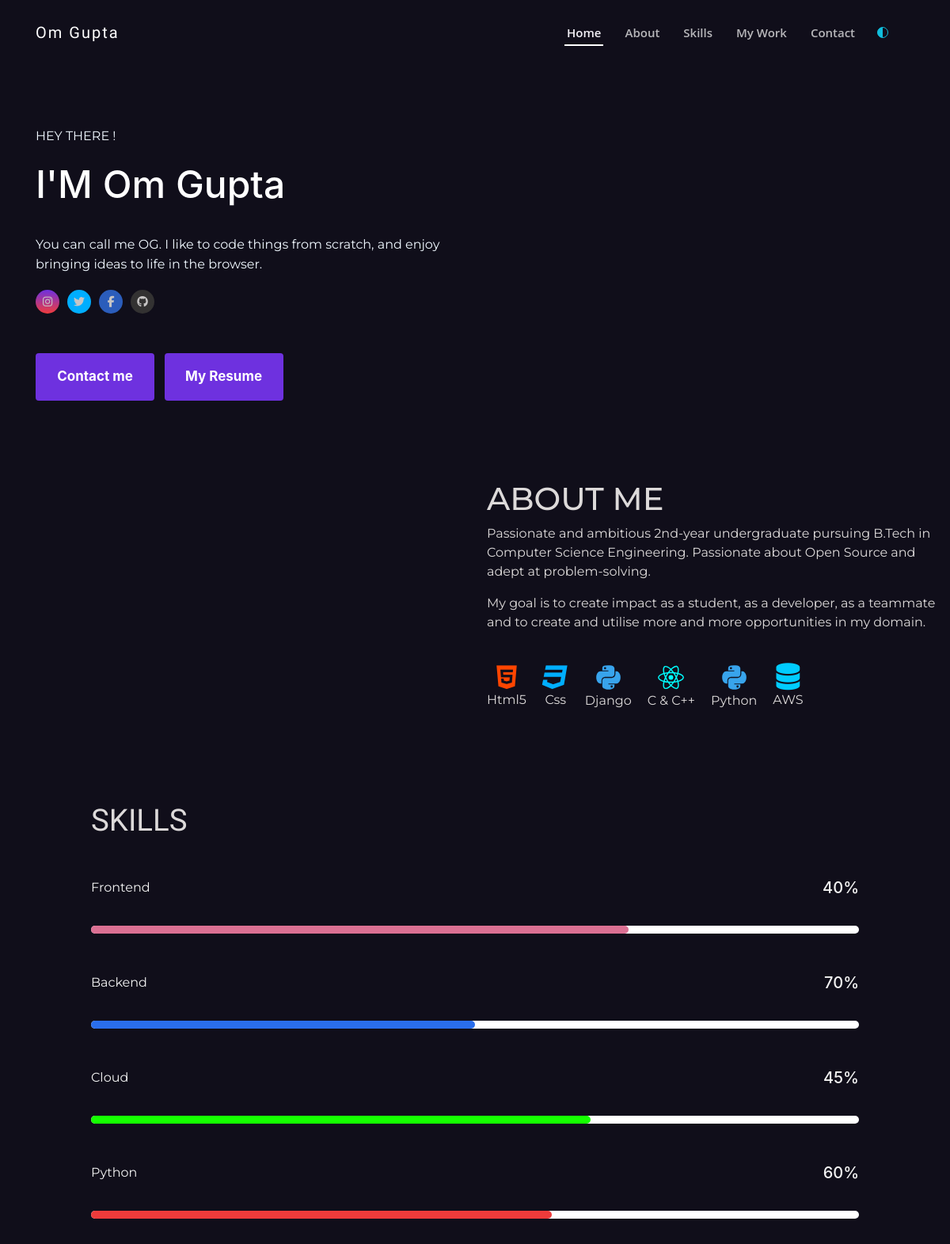
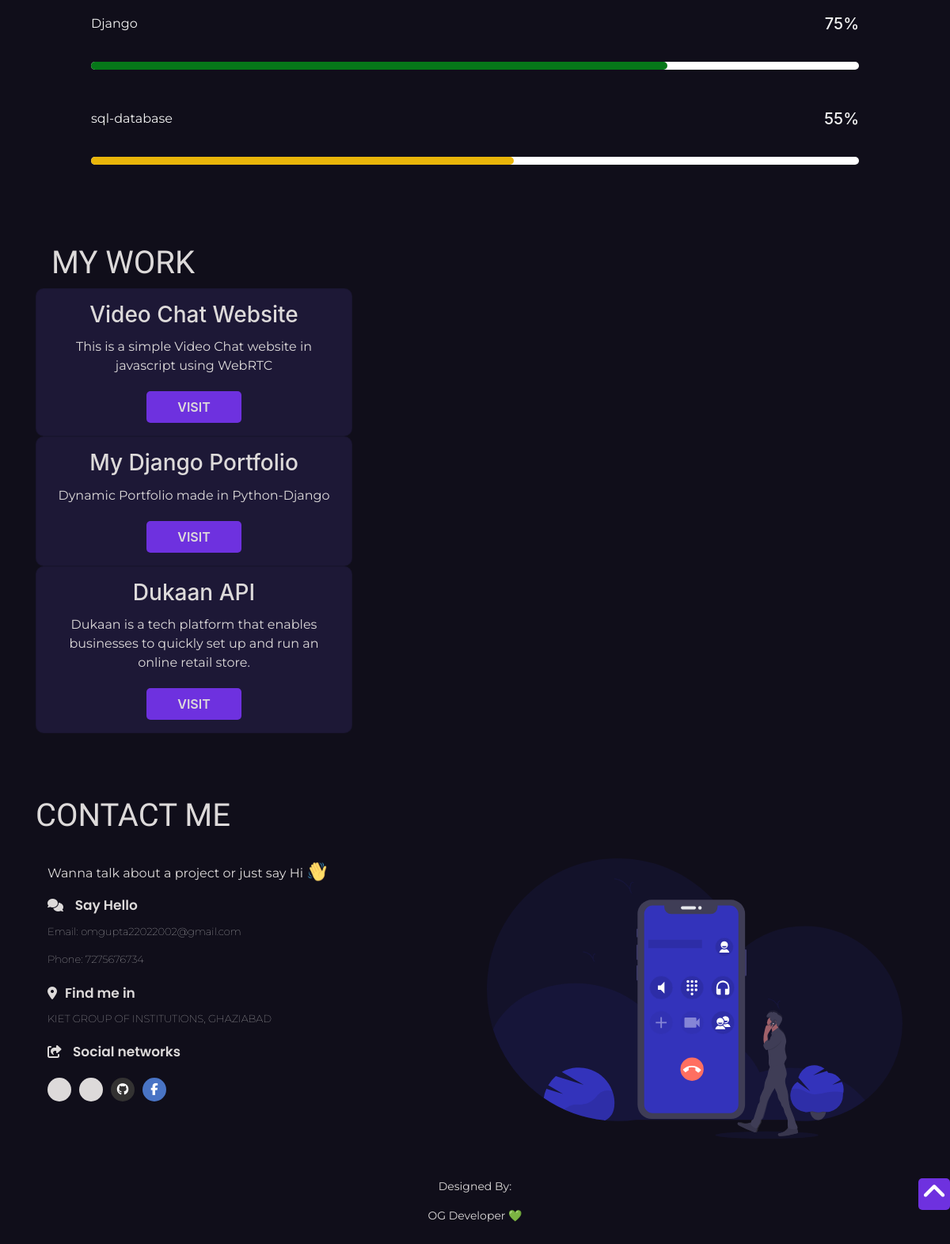
Before: / with the older database file (2 pictures, top to bottom).
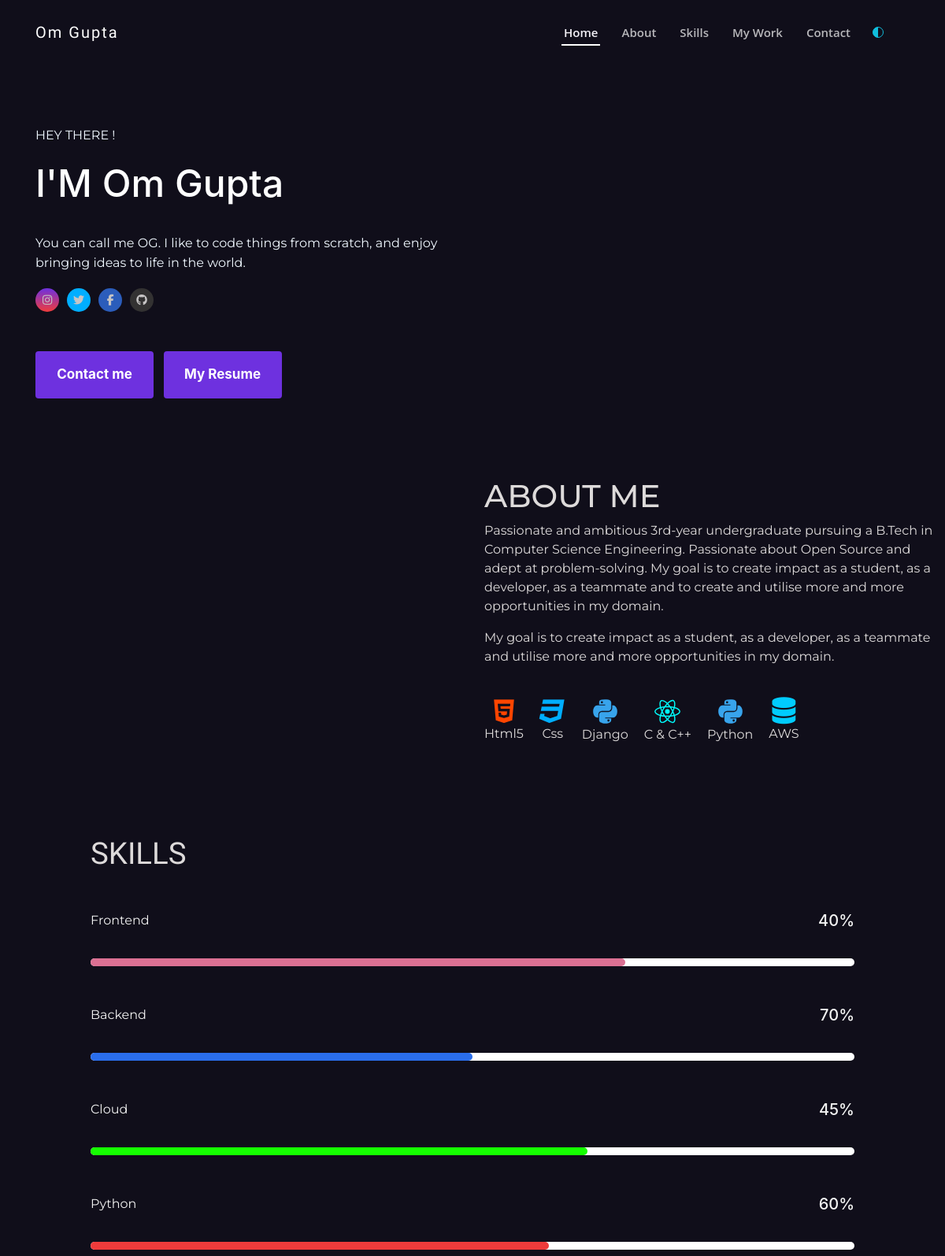
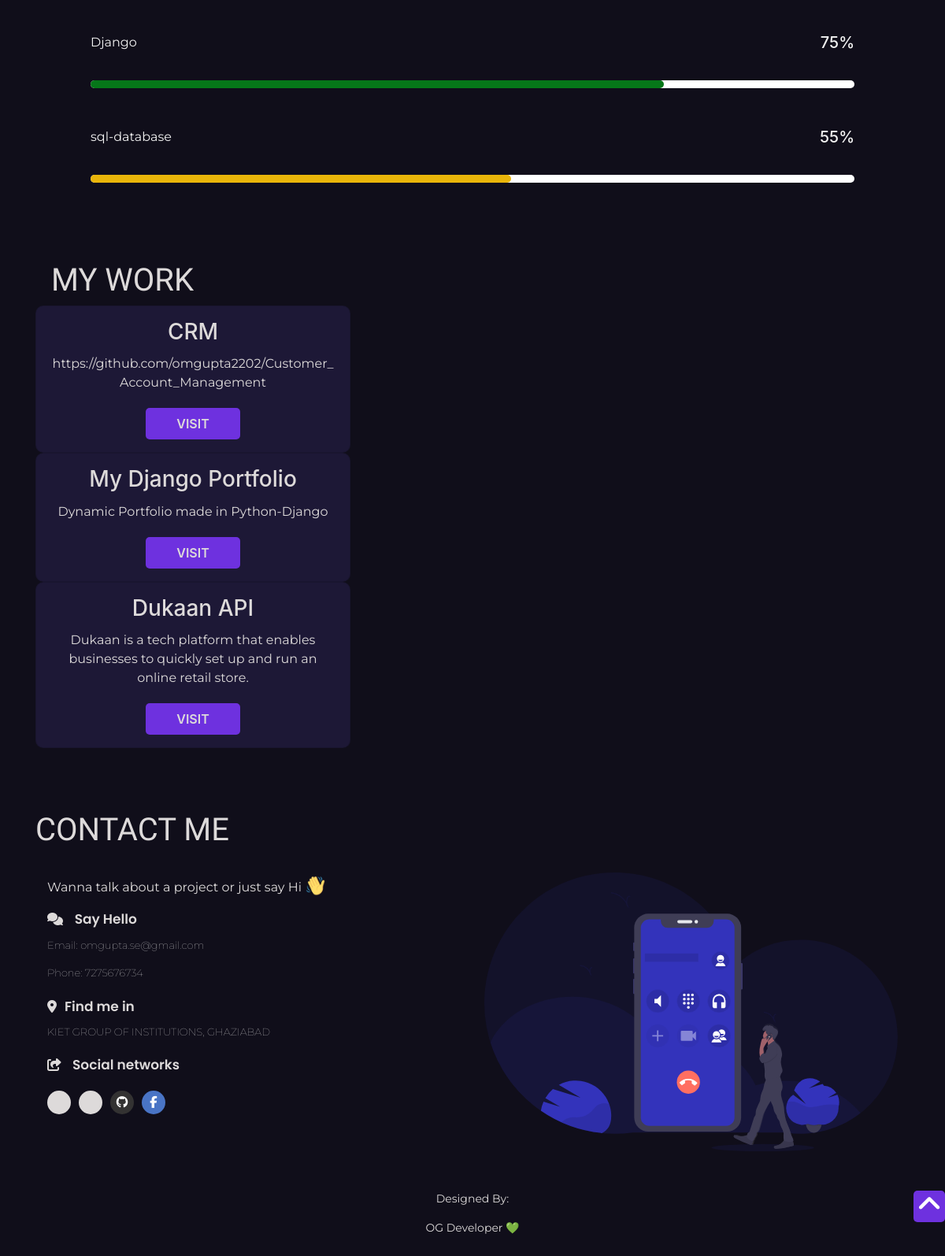
After: the same page with the newer database file (2 pictures, top to bottom).
### feeds/models.py (models this page shows, shortened)
class PersonalInformation(models.Model):
    name_complete = models.CharField(max_length=50, blank=True, null=True)
    avatar = models.URLField(blank=True, null=True)
    mini_about = models.TextField(blank=True, null=True)
    address = models.CharField(max_length=100, blank=True, null=True)
    phone = models.CharField(max_length=20, blank=True, null=True)
    email = models.EmailField(max_length=255, blank=True, null=True)
    cv = models.FileField(upload_to='cv', blank=True, null=True)
    github = models.URLField(blank=True, null=True)
    linkedin = models.URLField(blank=True, null=True)
    facebook = models.URLField(blank=True, null=True)
    twitter = models.URLField(blank=True, null=True)
    instagram = models.URLField(blank=True, null=True)
    mycv = models.URLField(blank=True, null=True)

class About(models.Model):
    title = models.CharField(max_length=20, blank=True, null=True)
    description1 = models.TextField(blank=False, null=True)
    description2 = models.TextField(blank=False, null=True)
    about_avatar = models.URLField(blank=True, null=True)

class Projects(models.Model):
    title = models.CharField(max_length=50, blank=True, null=True)
    skill = models.TextField(max_length=230, blank=True, null=True)
    link = models.URLField(blank=True, null=True)
    image = models.URLField(blank=True, null=True)

### feeds/views.py (the view)
# urls.py: path('',views.home_page,name="main_home" )
def home_page(request):
    myinfo = PersonalInformation.objects.all()
    myabout = About.objects.all()
    myskills = Projects.objects.all()
    skills = Skills.objects.all()
    context = {
        "info": myinfo,
        "about": myabout,
        "skills": myskills,
        "know": skills
    }
    return render(request, 'home_page.html', context)

### feeds/templates/home_page.html (shortened to what this page needs)
{% load static %}
<!DOCTYPE html>
<html lang="en">
<head>
    <link rel="stylesheet" href="https://unpkg.com/aos@next/dist/aos.css" />
    <link rel="stylesheet" href="https://code.ionicframework.com/ionicons/2.0.1/css/ionicons.min.css">
    <link rel="stylesheet" href="https://unicons.iconscout.com/release/v4.0.0/css/line.css">
    <link rel="stylesheet" href="https://allyoucan.cloud/cdn/icofont/1.0.1/icofont.css">
    <link href='https://cdn.jsdelivr.net/npm/boxicons@2.0.5/css/boxicons.min.css' rel='stylesheet'>
    <link rel="stylesheet" href="https://stackpath.bootstrapcdn.com/bootstrap/4.3.1/css/bootstrap.min.css">
    <link rel="stylesheet" href="{% static 'css/main.css' %}">
</head>
<body data-aos-easing="ease" data-aos-duration="1500" data-aos-delay="0">
    <header id="header" class="fixed-top ">
        <div class="container-fluid  navbur">
            <div class="navi">
                <div class="col-xl-9 d-flex align-items-center lefty">
                    <h1 class="logo mr-auto"><a href="#">Om Gupta</a></h1>
                    <nav class="nav-menu d-none d-lg-block float-right">
                        <ul>
                            <li class="active"><a href="#home">Home</a></li>
                            <li><a href="#about">About</a></li>
                            <li><a href="#skills">Skills</a></li>
                            <li><a href="#work">My Work</a></li>
                            <li><a href="#contact">Contact</a></li>
                            <div class="invert pl-4 " id="theme-button">
                                <ion-icon name='contrast-outline' style="color:rgb(17, 190, 221)"></ion-icon>
                            </div>
                        </ul>
                    </nav>
                </div>
            </div>
        </div>
    </header>
    <section class=" descript "  id="home">
        <div class="container ">
            <div class="small-container ">
                <div class="row">
                    <div class="col-md-6 initial-0 aos-init " data-aos="zoom-in" data-aos-delay="200">
                        <p id="hey">HEY THERE !</p>
                        {% for infor in info %}
                        <h1 id="name">I'M <span>{{infor.name_complete}}</span> </h1>
                        <p> {{infor.mini_about}}</p>
                        <div class="social">
                            <a href="{{infor.instagram}}"> <i class="fa fa-instagram"></i></a>
                            <a href="{{infor.twitter}}"> <i class="fa fa-twitter"></i></a>
                            <a href="{{infor.facebook}}"><i class="fa fa-facebook-f" style="background: #4974c5 "></i>
                           </a>
                            <a href="{{infor.github}}"><i class="fa fa-github"></i>
                            </a>
                        </div>
                        <div class="button">
                            <a href="mailto:{{infor.email}}"> <button class="main-button2">Contact me   </button></a>
                            <a class="main-button ml-2" href="{{infor.mycv}}" target="_blank" rel="noopener noreferrer"> <button id="btn2">My Resume </i>
                            </button></a>
                        </div>
                    </div>
                    <div class="col-md-6 initial-1 aos-init" data-aos="zoom-in" data-aos-delay="300">
                    </div>
                    {% endfor %}
                </div>
            </div>
        </div>
    </section>
    <section class="about its-me " id="about">
        <div class="container2">
            <div class="small-container2 ">
                <div class="row2 initial-3">
                    {% for aboutme in about %}
                    <div class="col-md-6 aos-init" data-aos="fade-up-right" data-aos-delay="700">
                    </div>
                    <div class="col-md-6 initial-4">
                        <div class="title aos-init" data-aos="zoom-in" data-aos-delay="200">
                            <h1>{{aboutme.title}}</h1>
                        </div>
                        <p data-aos="zoom-in" data-aos-delay="200" class="aos-init">{{aboutme.description1}}</p>
                        <p data-aos="zoom-in" data-aos-delay="200" class="aos-init">{{aboutme.description2}}</p>
                        <div class="icons aos-init" data-aos="zoom-in" data-aos-delay="300">
                            <div> <i class="fa fa-html5"></i>
                                <p>Html5</p>
                            </div>
                            <div> <i class="fa fa-css3 " aria-hidden=”true”></i>
                                <p>Css</p>
                            </div>
                            <div>
                                <ion-icon name="logo-python" style="color: #38a4ec;font-size:35px"></ion-icon>
                                <p>Django</p>
                            </div>
                            <div>
                                <ion-icon name="logo-react" style="color: cyan;font-size:35px"></ion-icon>
                                <p>C & C++</p>
                            </div>
                            <div>
                                <ion-icon name="logo-python" style="color: #38a4ec;font-size:35px"></ion-icon>
                                <p>Python</p>
                            </div>
                            <div> <i class="fa fa-database"></i>
                                <p>AWS</p>
                            </div>
                        </div>
                        {% endfor %}
                    </div>
                </div>
            </div>
        </div>
        <article>
            <div class="container skills" id="skills">
                <div class="small-container">
                    <div class="row9">
                        <div class="col-md-10 initial-5">
                            <div class="title">
                                <h1 class="">SKILLS</h1>
                            </div>
                            <div class="all-bars">
                                <div class="bars aos-init" data-aos="zoom-in" data-aos-delay="800">
                                    <div class="bar-info">
                                        <p>Frontend</p>
                                        <h5>40%</h5>
                                    </div>
                                    <div class="bar">
                                        <p id="one"></p>
                                    </div>
                                </div>
                                <div class="bars aos-init" data-aos="zoom-in" data-aos-delay="300">
                                    <div class="bar-info">
                                        <p>Backend</p>
                                        <h5>70%</h5>
                                    </div>
                                    <div class="bar">
                                        <p id="two"></p>
                                    </div>
                                </div>
                                <div class="bars aos-init" data-aos="zoom-in" data-aos-delay="300">
                                    <div class="bar-info">
                                        <p>Cloud</p>
                                        <h5>45%</h5>
                                    </div>
                                    <div class="bar">
                                        <p id="three"></p>
                                    </div>
                                </div>
                                <div class="bars aos-init" data-aos="zoom-in" data-aos-delay="400">
                                    <div class="bar-info">
                                        <p>Python</p>
                                        <h5>60%</h5>
                                    </div>
                                    <div class="bar">
                                        <p id="four"></p>
                                    </div>
                                </div>
                                <div class="bars aos-init" data-aos="zoom-in" data-aos-delay="600">
                                    <div class="bar-info">
                                        <p>Django</p>
                                        <h5>75%</h5>
                                    </div>
                                    <div class="bar">
                                        <p id="seven"></p>
                                    </div>
                                </div>
                                <div class="bars aos-init" data-aos="zoom-in" data-aos-delay="700">
                                    <div class="bar-info">
                                        <p>sql-database</p>
                                        <h5>55%</h5>
                                    </div>
                                    <div class="bar">
                                        <p id="five"></p>
                                    </div>
                                </div>
                            </div>
                        </div>
                    </div>
                </div>
            </div>
        </article>
    </section>
    <div class="work">
        <div class="container" id="work">
            <div class="title2">
                <h1>MY WORK</h1>
            </div>
            <div class="small-container">
                <div >
                    {% for sys in skills %}
                    <div class="card initial-6  w- aos-init" data-aos="zoom-in" data-aos-delay="500">
                        <div class="card-body col-5-info px-3 py-3" >
                            <h3 class="pb-1">{{sys.title}}</h3>
                            <p class="pb-1">{{sys.skill}}</p>
                            <button><a href="{{sys.link}}">VISIT</a></button>
                        </div>
                    </div>
                    {% endfor %}
                </div>
            </div>
        </div>
    </div>
    <footer id="contact">
        <div class="container">
            <div class="title5">
                <h1>CONTACT ME</h1>
            </div>
            <div class="small-container">
                <div class="row4">
                                         {% for infor in info %}
                    <div class="col-md-6 initial-8 aos-init" data-aos="fade-down-right" data-aos-delay="300">
                        <p id="helo">Wanna talk about a project or just say Hi <img src="{%  static 'images/e.png' %}" alt="" id="e" class="wave"></p>
                        <div class="contact-info">
                            <div class="c-ico">
                    <i class="fa fa-comments"></i> <span id="io">Say Hello</span></i>
                            </div>
                            <p>Email: <span>{{infor.email}}</span></p>
                            <p>Phone: <span>{{infor.phone}}</span></p>
                        </div>
                        <div class="contact-info">
                            <div class="c-ico">
                                <i class="fa fa-map-marker"></i><span id="io">Find me in</span>
                            </div>
                            <p><span>{{infor.address}}</span></p>
                        </div>
                        <div class="contact-info obojo">
                            <div class="c-ico">
                                <i class="fa fa-share-square-o"> <span id="io">Social networks</span> </i>
                            </div>
                            <h4>
                                <a href="{{infor.instagram}}" class="m1"> <i class="icofont-instagram"></i></a>
                                  <a href="{{infor.twitter}}" class="m1"> <i class="icofont-twitter"></i></a>
                                <a href="{{infor.github}}"><i class="fa fa-github"></i>
                                </a>
                                <a href="{{infor.facebook}}"><i class="fa fa-facebook" style="background: #4974c5"></i></a>
                            </h4>
                        </div>
                    </div>
                    <div class=" col-md-6 initial-7 aos-init " data-aos="zoom-in " data-aos-delay="700 ">
                        <img src="{% static 'images/19.svg' %} " alt=" ">
                    </div>
                 {% endfor %}
                </div>
                <div class="footing ">
                    <div class="row justify-content-center ">
                        <div class="col-md-4 ">
                            <p>Designed By: </p>
                            <p>OG Developer 💚</p>
                        </div>
                    </div>
                </div>
            </div>
        </div>
        <div class="up-arrow ">
            <div class="arrow ">
                <a href="# "><i class="fa fa-angle-up "></i>
            </a>
            </div>
        </div>
    </footer>
</body>
</html>

Changed rows visible on the page:
changed PersonalInformation "Om Gupta": mini_about "You can call me OG. I like to code things from scratch, and enjoy bringing ideas to life in the browser." → "You can call me OG. I like to code things from scratch, and enjoy bringing ideas to life in the world."; email "omgupta22022002@gmail.com" → "omgupta.se@gmail.com"
changed About "ABOUT ME": description1 "Passionate and ambitious 2nd-year undergraduate pursuing B.Tech in Computer Science Engineering. Passionate about Open Source and adept at problem-solving." → "Passionate and ambitious 3rd-year undergraduate pursuing a B.Tech in Computer Science Engineering. Passionate about Open Source and adept at problem-solving. My goal is to create impact as a student, as a developer, as a teammate and to create and utilise more and more opportunities in my domain."; description2 "My goal is to create impact as a student, as a developer, as a teammate and to create and utilise more and more opportunities in my domain." → "My goal is to create impact as a student, as a developer, as a teammate and utilise more and more opportunities in my domain."
changed Projects: title "Video Chat Website" → "CRM"; skill "This is a simple Video Chat website in javascript using WebRTC" → "https://github.com/omgupta2202/Customer_Account_Management"
